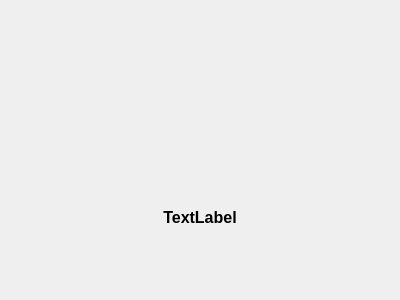
<?xml version="1.0" encoding="UTF-8"?>
<ui version="4.0">
 <class>ErrorWidget</class>
 <widget class="QWidget" name="ErrorWidget">
  <property name="geometry">
   <rect>
    <x>0</x>
    <y>0</y>
    <width>400</width>
    <height>300</height>
   </rect>
  </property>
  <property name="windowTitle">
   <string>Form</string>
  </property>
  <layout class="QVBoxLayout" name="verticalLayout">
   <item>
    <spacer name="verticalSpacer">
     <property name="orientation">
      <enum>Qt::Vertical</enum>
     </property>
     <property name="sizeHint" stdset="0">
      <size>
       <width>20</width>
       <height>40</height>
      </size>
     </property>
    </spacer>
   </item>
   <item>
    <layout class="QHBoxLayout" name="horizontalLayout">
     <item>
      <widget class="QLabel" name="label">
       <property name="minimumSize">
        <size>
         <width>128</width>
         <height>128</height>
        </size>
       </property>
       <property name="maximumSize">
        <size>
         <width>128</width>
         <height>128</height>
        </size>
       </property>
       <property name="text">
        <string/>
       </property>
       <property name="pixmap">
        <pixmap resource="rsc/resources.qrc">:/TrayWeather/network_error.svg</pixmap>
       </property>
       <property name="scaledContents">
        <bool>true</bool>
       </property>
       <property name="alignment">
        <set>Qt::AlignCenter</set>
       </property>
      </widget>
     </item>
    </layout>
   </item>
   <item>
    <widget class="QLabel" name="m_text">
     <property name="font">
      <font>
       <pointsize>12</pointsize>
       <weight>75</weight>
       <bold>true</bold>
      </font>
     </property>
     <property name="text">
      <string>TextLabel</string>
     </property>
     <property name="alignment">
      <set>Qt::AlignCenter</set>
     </property>
     <property name="wordWrap">
      <bool>true</bool>
     </property>
    </widget>
   </item>
   <item>
    <spacer name="verticalSpacer_2">
     <property name="orientation">
      <enum>Qt::Vertical</enum>
     </property>
     <property name="sizeHint" stdset="0">
      <size>
       <width>20</width>
       <height>40</height>
      </size>
     </property>
    </spacer>
   </item>
  </layout>
 </widget>
 <resources>
  <include location="rsc/resources.qrc"/>
 </resources>
 <connections/>
</ui>
